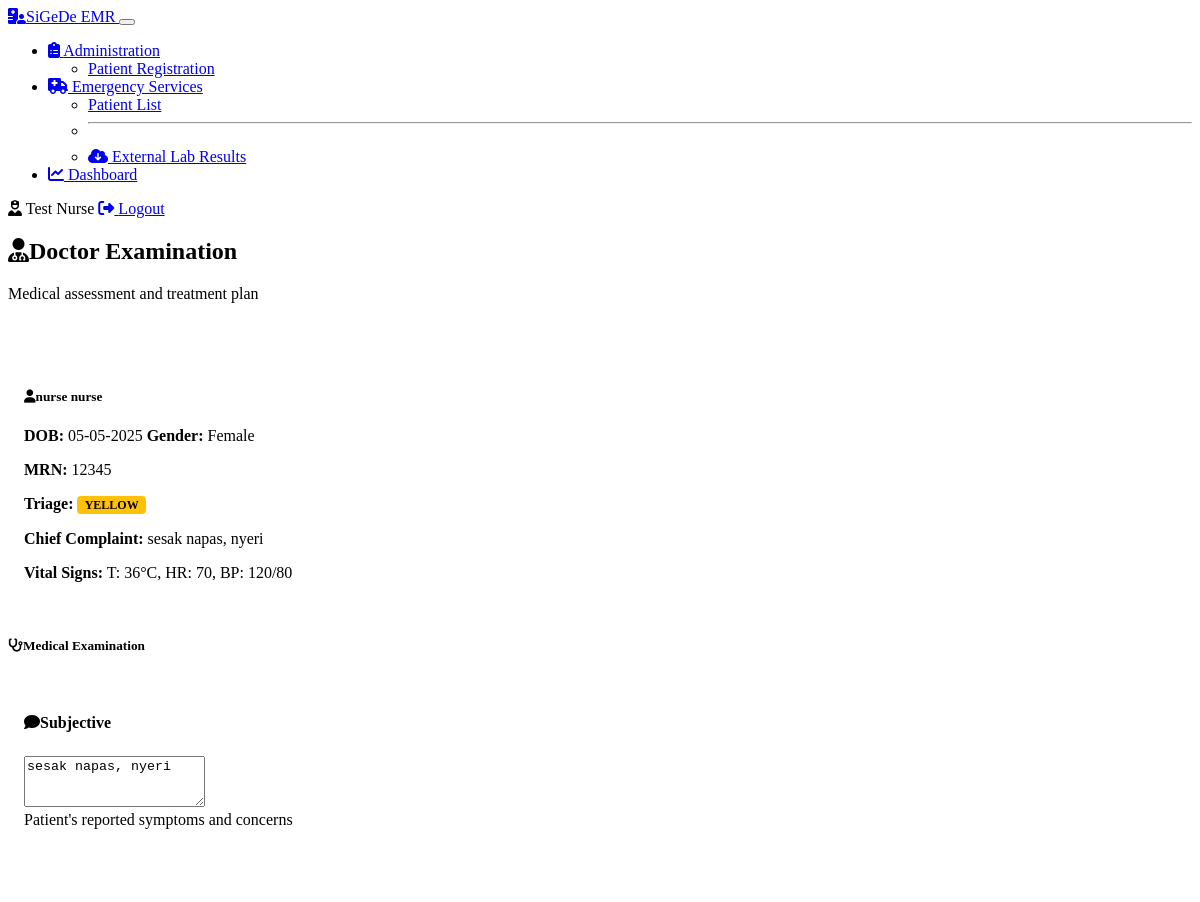
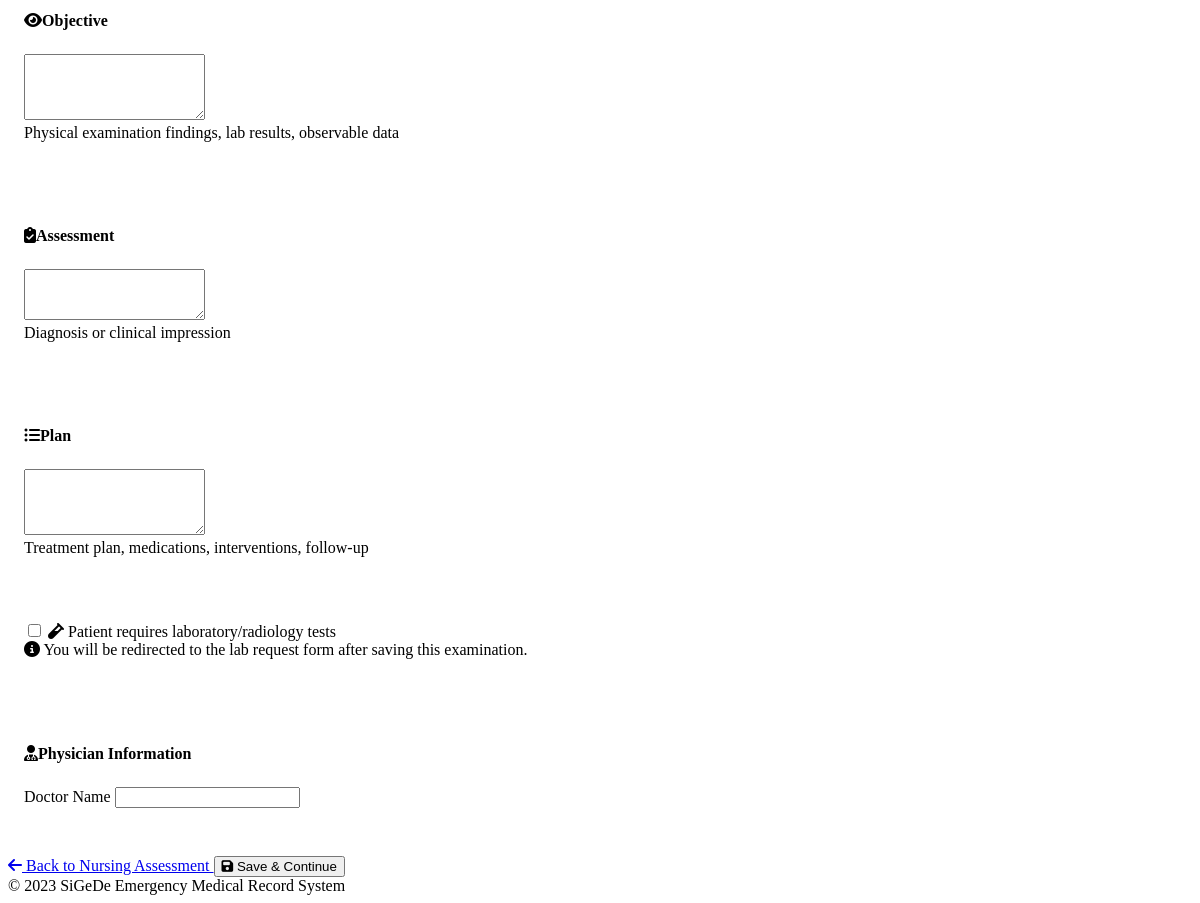
Page /emergency/doctor-examination/6 (signed in) on the committed database (2 pictures, top to bottom).
### models.py (models this page shows, shortened)
class User(UserMixin, db.Model):
    id = db.Column(db.Integer, primary_key=True)
    username = db.Column(db.String(64), unique=True, nullable=False)
    email = db.Column(db.String(120), unique=True, nullable=False)
    password_hash = db.Column(db.String(256), nullable=False)
    full_name = db.Column(db.String(100), nullable=False)
    role = db.Column(db.String(20), default='nurse')
    created_at = db.Column(db.DateTime, default=datetime.utcnow)

class Patient(db.Model):
    id = db.Column(db.Integer, primary_key=True)
    medical_record_number = db.Column(db.String(20), unique=True, nullable=True)
    first_name = db.Column(db.String(50), nullable=False)
    last_name = db.Column(db.String(50), nullable=False)
    date_of_birth = db.Column(db.Date, nullable=False)
    gender = db.Column(db.String(10), nullable=False)
    address = db.Column(db.String(200), nullable=True)
    phone_number = db.Column(db.String(20), nullable=True)
    arrival_mode = db.Column(db.String(20), nullable=False)  # 'ambulance' or 'walk-in'
    referral_source = db.Column(db.String(100), nullable=True)  # For ambulance arrivals
    insurance_type = db.Column(db.String(50), nullable=True)
    insurance_number = db.Column(db.String(50), nullable=True)
    emergency_contact_name = db.Column(db.String(100), nullable=True)
    emergency_contact_phone = db.Column(db.String(20), nullable=True)
    created_at = db.Column(db.DateTime, default=datetime.utcnow)
    triage = db.relationship('Triage', backref='patient', uselist=False)
    nurse_assessments = db.relationship('NurseAssessment', backref='patient')
    doctor_examinations = db.relationship('DoctorExamination', backref='patient')
    lab_requests = db.relationship('LabRequest', backref='patient')
    prescriptions = db.relationship('Prescription', backref='patient')
    disposition = db.relationship('Disposition', backref='patient', uselist=False)

class Triage(db.Model):
    id = db.Column(db.Integer, primary_key=True)
    patient_id = db.Column(db.Integer, db.ForeignKey('patient.id'), nullable=False)
    category = db.Column(db.String(10), nullable=False)  # 'red', 'yellow', 'green', 'black'
    reason = db.Column(db.String(200), nullable=False)
    vital_signs = db.Column(db.JSON, nullable=True)
    triaged_by = db.Column(db.Integer, db.ForeignKey('user.id'), nullable=False)
    triaged_at = db.Column(db.DateTime, default=datetime.utcnow)
    nurse = db.relationship('User', backref='triages')

class NurseAssessment(db.Model):
    id = db.Column(db.Integer, primary_key=True)
    patient_id = db.Column(db.Integer, db.ForeignKey('patient.id'), nullable=False)
    chief_complaint = db.Column(db.String(200), nullable=False)
    history = db.Column(db.Text, nullable=True)
    allergies = db.Column(db.Text, nullable=True)
    medications = db.Column(db.Text, nullable=True)
    vital_signs = db.Column(db.JSON, nullable=False)
    assessment_details = db.Column(db.Text, nullable=True)
    nurse_id = db.Column(db.Integer, db.ForeignKey('user.id'), nullable=False)
    created_at = db.Column(db.DateTime, default=datetime.utcnow)
    nurse = db.relationship('User', backref='assessments')

### routes/emergency.py (the view, shortened to what this page needs)
@emergency_bp.route('/doctor-examination/<int:patient_id>', methods=['GET', 'POST'])
@login_required
def doctor_examination(patient_id):
    patient = Patient.query.get_or_404(patient_id)
    triage = Triage.query.filter_by(patient_id=patient_id).first_or_404()
    nurse_assessment = NurseAssessment.query.filter_by(patient_id=patient_id).first_or_404()
    existing_examination = DoctorExamination.query.filter_by(patient_id=patient_id).first()
    return render_template('emergency/doctor_examination.html',
                          patient=patient,
                          triage=triage,
                          nurse_assessment=nurse_assessment,
                          examination=existing_examination)

### app.py (called while the page is built)
@login_manager.user_loader
def load_user(user_id):
    from models import User
    return User.query.get(int(user_id))

### templates/emergency/doctor_examination.html (shortened to what this page needs)
{% extends "base.html" %}
{% block content %}
<div class="row">
    <div class="col-12">
        <div class="medical-header">
            <h2><i class="fas fa-user-md me-2"></i>Doctor Examination</h2>
            <p class="text-muted">Medical assessment and treatment plan</p>
        </div>
        <div class="patient-info-box mb-4">
            <div class="row">
                <div class="col-md-6">
                    <h5><i class="fas fa-user me-2"></i>{{ patient.first_name }} {{ patient.last_name }}</h5>
                    <p class="mb-1">
                        <strong>DOB:</strong> {{ patient.date_of_birth.strftime('%d-%m-%Y') }}
                        <strong>Gender:</strong> {{ patient.gender }}
                    </p>
                    <p class="mb-1">
                        <strong>MRN:</strong> {{ patient.medical_record_number or 'Not assigned' }}
                    </p>
                </div>
                <div class="col-md-6">
                    <p class="mb-1"><strong>Triage:</strong> <span class="triage-badge triage-{{ triage.category }}">{{ triage.category|upper }}</span></p>
                    <p class="mb-1"><strong>Chief Complaint:</strong> {{ nurse_assessment.chief_complaint }}</p>
                    <p class="mb-1">
                        <strong>Vital Signs:</strong>
                        T: {{ nurse_assessment.vital_signs.temperature }}°C,
                        HR: {{ nurse_assessment.vital_signs.heart_rate }},
                        BP: {{ nurse_assessment.vital_signs.blood_pressure }}
                    </p>
                </div>
            </div>
        </div>
        <div class="card">
            <div class="card-body">
                <form method="POST" action="{{ url_for('emergency.doctor_examination', patient_id=patient.id) }}" data-autosave="true">
                    <div class="d-flex justify-content-between align-items-center mb-3">
                        <h5 class="card-title mb-0"><i class="fas fa-stethoscope me-2"></i>Medical Examination</h5>
                    </div>
                    <div class="form-section">
                        <h4 class="section-title"><i class="fas fa-comment me-2"></i>Subjective</h4>
                        <div class="mb-3">
                            <textarea class="form-control" id="subjective" name="subjective" rows="3">{{ examination.subjective if examination else nurse_assessment.chief_complaint }}</textarea>
                            <div class="form-text">Patient's reported symptoms and concerns</div>
                        </div>
                    </div>
                    <div class="form-section">
                        <h4 class="section-title"><i class="fas fa-eye me-2"></i>Objective</h4>
                        <div class="mb-3">
                            <textarea class="form-control" id="objective" name="objective" rows="4">{{ examination.objective if examination else '' }}</textarea>
                            <div class="form-text">Physical examination findings, lab results, observable data</div>
                        </div>
                    </div>
                    <div class="form-section">
                        <h4 class="section-title"><i class="fas fa-clipboard-check me-2"></i>Assessment</h4>
                        <div class="mb-3">
                            <textarea class="form-control" id="assessment" name="assessment" rows="3" required>{{ examination.assessment if examination else '' }}</textarea>
                            <div class="form-text">Diagnosis or clinical impression</div>
                        </div>
                    </div>
                    <div class="form-section">
                        <h4 class="section-title"><i class="fas fa-list-ul me-2"></i>Plan</h4>
                        <div class="mb-3">
                            <textarea class="form-control" id="plan" name="plan" rows="4" required>{{ examination.plan if examination else '' }}</textarea>
                            <div class="form-text">Treatment plan, medications, interventions, follow-up</div>
                        </div>
                    </div>
                    <div class="form-section">
                        <div class="form-check mb-3">
                            <input class="form-check-input" type="checkbox" id="requires_lab_tests" name="requires_lab_tests" {% if examination and examination.requires_lab_tests %}checked{% endif %}>
                            <label class="form-check-label" for="requires_lab_tests">
                                <i class="fas fa-vial me-1"></i> Patient requires laboratory/radiology tests
                            </label>
                        </div>
                        <div id="lab-tests-section" class="{% if not examination or not examination.requires_lab_tests %}d-none{% endif %}">
                            <div class="alert alert-info">
                                <i class="fas fa-info-circle me-2"></i> You will be redirected to the lab request form after saving this examination.
                            </div>
                        </div>
                    </div>
                    <div class="form-section">
                        <h4 class="section-title"><i class="fas fa-user-md me-2"></i>Physician Information</h4>
                        <div class="mb-3">
                            <label for="doctor_name" class="form-label">Doctor Name</label>
                            <input type="text" class="form-control" id="doctor_name" name="doctor_name" value="{{ examination.doctor_name if examination else '' }}" required>
                        </div>
                    </div>
                    <div class="d-grid gap-2 d-md-flex justify-content-md-end mt-4">
                        <a href="{{ url_for('emergency.nurse_assessment', patient_id=patient.id) }}" class="btn btn-outline-secondary me-md-2">
                            <i class="fas fa-arrow-left me-1"></i> Back to Nursing Assessment
                        </a>
                        <button type="submit" class="btn btn-primary">
                            <i class="fas fa-save me-1"></i> Save & Continue
                        </button>
                    </div>
                </form>
            </div>
        </div>
    </div>
</div>
{% endblock %}

### templates/base.html (shortened to what this page needs)
<!DOCTYPE html>
<html lang="en" data-bs-theme="dark">
<head>
    <link href="https://cdn.replit.com/agent/bootstrap-agent-dark-theme.min.css" rel="stylesheet">
    <link rel="stylesheet" href="https://cdnjs.cloudflare.com/ajax/libs/font-awesome/6.4.0/css/all.min.css">
    <link rel="stylesheet" href="{{ url_for('static', filename='css/custom.css') }}">
</head>
<body>
    {% if current_user.is_authenticated %}
    <nav class="navbar navbar-expand-lg navbar-dark bg-dark mb-4">
        <div class="container-fluid">
            <a class="navbar-brand" href="{{ url_for('admin.patient_registration') }}">
                <i class="fas fa-hospital-user me-2"></i>SiGeDe EMR
            </a>
            <button class="navbar-toggler" type="button" data-bs-toggle="collapse" data-bs-target="#navbarSupportedContent">
            </button>
            <div class="collapse navbar-collapse" id="navbarSupportedContent">
                <ul class="navbar-nav me-auto mb-2 mb-lg-0">
                    <li class="nav-item dropdown">
                        <a class="nav-link dropdown-toggle" href="#" id="adminDropdown" role="button" data-bs-toggle="dropdown">
                            <i class="fas fa-clipboard-list me-1"></i> Administration
                        </a>
                        <ul class="dropdown-menu">
                            <li><a class="dropdown-item" href="{{ url_for('admin.patient_registration') }}">Patient Registration</a></li>
                        </ul>
                    </li>
                    <li class="nav-item dropdown">
                        <a class="nav-link dropdown-toggle" href="#" id="emergencyDropdown" role="button" data-bs-toggle="dropdown">
                            <i class="fas fa-ambulance me-1"></i> Emergency Services
                        </a>
                        <ul class="dropdown-menu">
                            <li><a class="dropdown-item" href="{{ url_for('emergency.patient_list') }}">Patient List</a></li>
                            <li><hr class="dropdown-divider"></li>
                            <li><a class="dropdown-item" href="{{ url_for('laboratory.pending_results') }}">
                                <i class="fas fa-cloud-download-alt me-1"></i> External Lab Results
                            </a></li>
                        </ul>
                    </li>
                    <li class="nav-item">
                        <a class="nav-link" href="{{ url_for('dashboard.dashboard') }}">
                            <i class="fas fa-chart-line me-1"></i> Dashboard
                        </a>
                    </li>
                </ul>
                <div class="d-flex">
                    <span class="navbar-text me-3">
                        <i class="fas fa-user-nurse me-1"></i> {{ current_user.full_name or current_user.username }}
                    </span>
                    <a href="{{ url_for('auth.logout') }}" class="btn btn-outline-light btn-sm">
                        <i class="fas fa-sign-out-alt me-1"></i> Logout
                    </a>
                </div>
            </div>
        </div>
    </nav>
    {% endif %}
    <div class="container">
        {% block content %}{% endblock %}
    </div>
    <footer class="footer mt-5 py-3 bg-dark">
        <div class="container text-center">
            <span class="text-muted">
                &copy; 2023 SiGeDe Emergency Medical Record System
            </span>
        </div>
    </footer>
</body>
</html>

### static/css/custom.css (style rules this page uses)
.triage-yellow { background-color: #ffc107; color: black; }
.triage-badge { display: inline-block; padding: 0.25em 0.6em; font-size: 0.75em; font-weight: 700; line-height: 1; text-align: center; white-space: nowrap; vertical-align: baseline; border-radius: 0.25rem; margin-right: 0.5rem; }
.medical-header { border-bottom: 2px solid var(--bs-primary); margin-bottom: 1.5rem; padding-bottom: 0.5rem; }
.form-section { margin-bottom: 2rem; padding: 1rem; border-radius: 0.375rem; background-color: var(--bs-dark); border: 1px solid var(--bs-gray-800); }
.section-title { border-bottom: 1px solid var(--bs-gray-700); padding-bottom: 0.5rem; margin-bottom: 1rem; }
.patient-info-box { background-color: var(--bs-dark); border-left: 4px solid var(--bs-primary); padding: 1rem; margin-bottom: 1.5rem; border-radius: 0 0.375rem 0.375rem 0; }

### rows in the picture
User: full_name "Test Nurse"
Patient: first_name "nurse", last_name "nurse", date_of_birth "05-05-2025", gender "Female", medical_record_number "12345"
Triage: category "YELLOW"
NurseAssessment: chief_complaint "sesak napas, nyeri", vital_signs.temperature "36", vital_signs.heart_rate "70", vital_signs.blood_pressure "120/80", subjective "sesak napas, nyeri"
